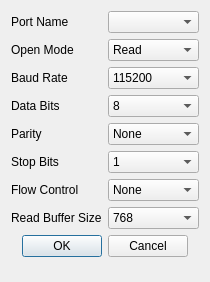
<?xml version="1.0" encoding="UTF-8"?>
<ui version="4.0">
 <class>UartConfigDialog</class>
 <widget class="QDialog" name="UartConfigDialog">
  <property name="geometry">
   <rect>
    <x>0</x>
    <y>0</y>
    <width>196</width>
    <height>282</height>
   </rect>
  </property>
  <property name="sizePolicy">
   <sizepolicy hsizetype="Fixed" vsizetype="Fixed">
    <horstretch>0</horstretch>
    <verstretch>0</verstretch>
   </sizepolicy>
  </property>
  <property name="maximumSize">
   <size>
    <width>196</width>
    <height>282</height>
   </size>
  </property>
  <property name="windowTitle">
   <string>Dialog</string>
  </property>
  <layout class="QFormLayout" name="formLayout">
   <item row="0" column="0">
    <widget class="QLabel" name="PortNameLabel">
     <property name="text">
      <string>Port Name</string>
     </property>
    </widget>
   </item>
   <item row="8" column="0" colspan="2">
    <widget class="QDialogButtonBox" name="buttonBox">
     <property name="sizePolicy">
      <sizepolicy hsizetype="Expanding" vsizetype="Fixed">
       <horstretch>0</horstretch>
       <verstretch>0</verstretch>
      </sizepolicy>
     </property>
     <property name="layoutDirection">
      <enum>Qt::LeftToRight</enum>
     </property>
     <property name="orientation">
      <enum>Qt::Horizontal</enum>
     </property>
     <property name="standardButtons">
      <set>QDialogButtonBox::Cancel|QDialogButtonBox::Ok</set>
     </property>
     <property name="centerButtons">
      <bool>true</bool>
     </property>
    </widget>
   </item>
   <item row="0" column="1">
    <widget class="QComboBox" name="PortNameComboBox">
     <property name="minimumSize">
      <size>
       <width>0</width>
       <height>0</height>
      </size>
     </property>
     <property name="maximumSize">
      <size>
       <width>16777215</width>
       <height>16777215</height>
      </size>
     </property>
     <property name="sizeAdjustPolicy">
      <enum>QComboBox::AdjustToContentsOnFirstShow</enum>
     </property>
    </widget>
   </item>
   <item row="1" column="0">
    <widget class="QLabel" name="OpenModeLabel">
     <property name="text">
      <string>Open Mode</string>
     </property>
    </widget>
   </item>
   <item row="2" column="0">
    <widget class="QLabel" name="BaudRateLabel">
     <property name="text">
      <string>Baud Rate</string>
     </property>
    </widget>
   </item>
   <item row="3" column="0">
    <widget class="QLabel" name="DataBitsLabel">
     <property name="text">
      <string>Data Bits</string>
     </property>
    </widget>
   </item>
   <item row="1" column="1">
    <widget class="QComboBox" name="OpenModeComboBox">
     <item>
      <property name="text">
       <string>Read</string>
      </property>
     </item>
     <item>
      <property name="text">
       <string>Write</string>
      </property>
     </item>
     <item>
      <property name="text">
       <string>Read/Write</string>
      </property>
     </item>
    </widget>
   </item>
   <item row="2" column="1">
    <widget class="QComboBox" name="BaudRateComboBox">
     <item>
      <property name="text">
       <string>115200</string>
      </property>
     </item>
    </widget>
   </item>
   <item row="3" column="1">
    <widget class="QComboBox" name="DataBitsComboBox">
     <item>
      <property name="text">
       <string>8</string>
      </property>
     </item>
    </widget>
   </item>
   <item row="4" column="0">
    <widget class="QLabel" name="ParityLabel">
     <property name="text">
      <string>Parity</string>
     </property>
    </widget>
   </item>
   <item row="5" column="0">
    <widget class="QLabel" name="StopBitsLabel">
     <property name="text">
      <string>Stop Bits</string>
     </property>
    </widget>
   </item>
   <item row="6" column="0">
    <widget class="QLabel" name="FlowControlLabel">
     <property name="text">
      <string>Flow Control</string>
     </property>
    </widget>
   </item>
   <item row="7" column="0">
    <widget class="QLabel" name="ReadBufferSizeLabel">
     <property name="text">
      <string>Read Buffer Size</string>
     </property>
    </widget>
   </item>
   <item row="4" column="1">
    <widget class="QComboBox" name="ParityComboBox">
     <item>
      <property name="text">
       <string>None</string>
      </property>
     </item>
    </widget>
   </item>
   <item row="5" column="1">
    <widget class="QComboBox" name="StopBitsComboBox">
     <item>
      <property name="text">
       <string>1</string>
      </property>
     </item>
    </widget>
   </item>
   <item row="6" column="1">
    <widget class="QComboBox" name="FlowControlComboBox">
     <item>
      <property name="text">
       <string>None</string>
      </property>
     </item>
    </widget>
   </item>
   <item row="7" column="1">
    <widget class="QComboBox" name="ReadBufferSizeComboBox">
     <item>
      <property name="text">
       <string>768</string>
      </property>
     </item>
    </widget>
   </item>
  </layout>
 </widget>
 <resources/>
 <connections>
  <connection>
   <sender>buttonBox</sender>
   <signal>accepted()</signal>
   <receiver>UartConfigDialog</receiver>
   <slot>accept()</slot>
   <hints>
    <hint type="sourcelabel">
     <x>248</x>
     <y>254</y>
    </hint>
    <hint type="destinationlabel">
     <x>157</x>
     <y>274</y>
    </hint>
   </hints>
  </connection>
  <connection>
   <sender>buttonBox</sender>
   <signal>rejected()</signal>
   <receiver>UartConfigDialog</receiver>
   <slot>reject()</slot>
   <hints>
    <hint type="sourcelabel">
     <x>316</x>
     <y>260</y>
    </hint>
    <hint type="destinationlabel">
     <x>286</x>
     <y>274</y>
    </hint>
   </hints>
  </connection>
 </connections>
</ui>
